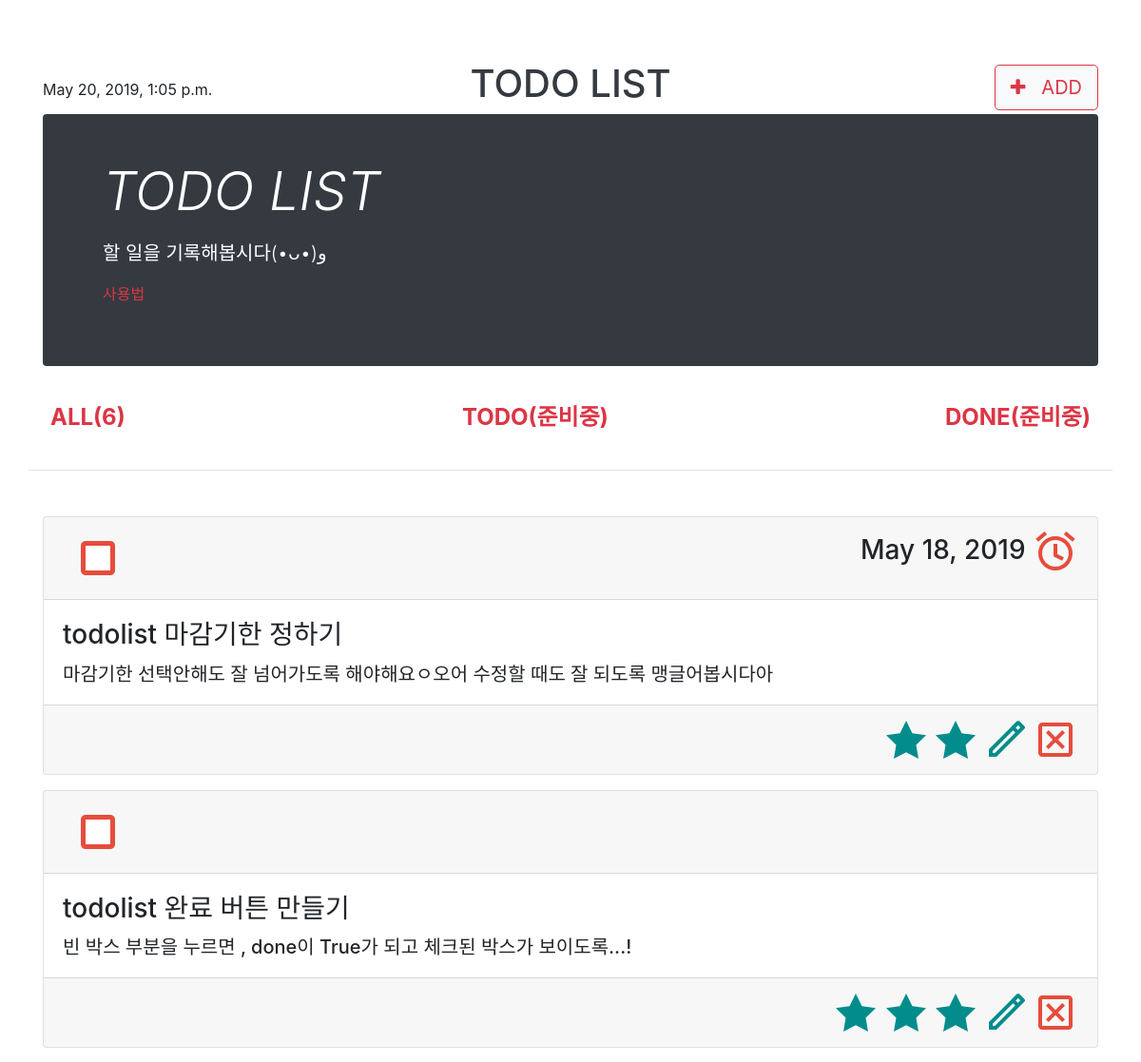
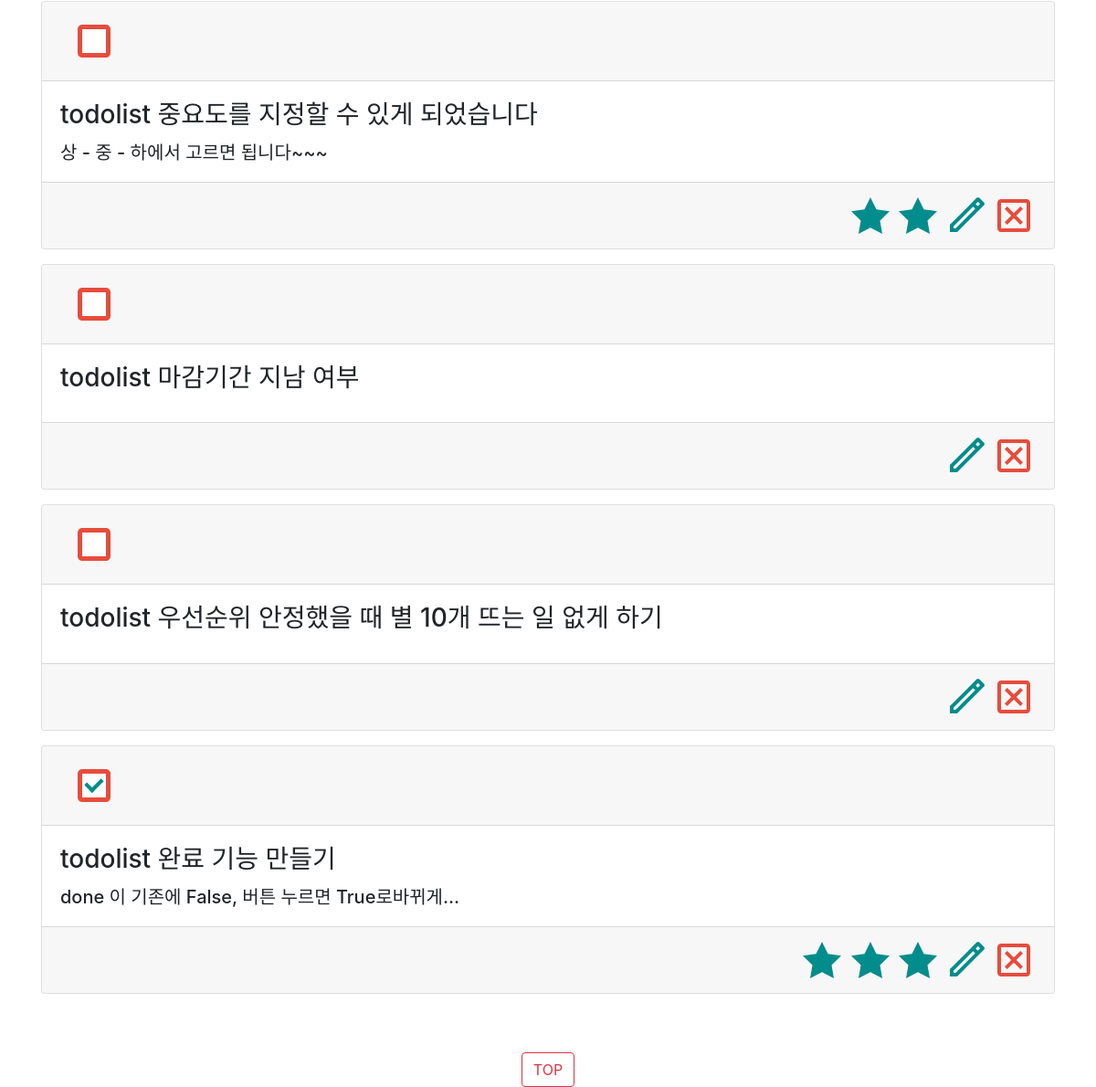
The app's page /, older data (2 pictures, top to bottom).
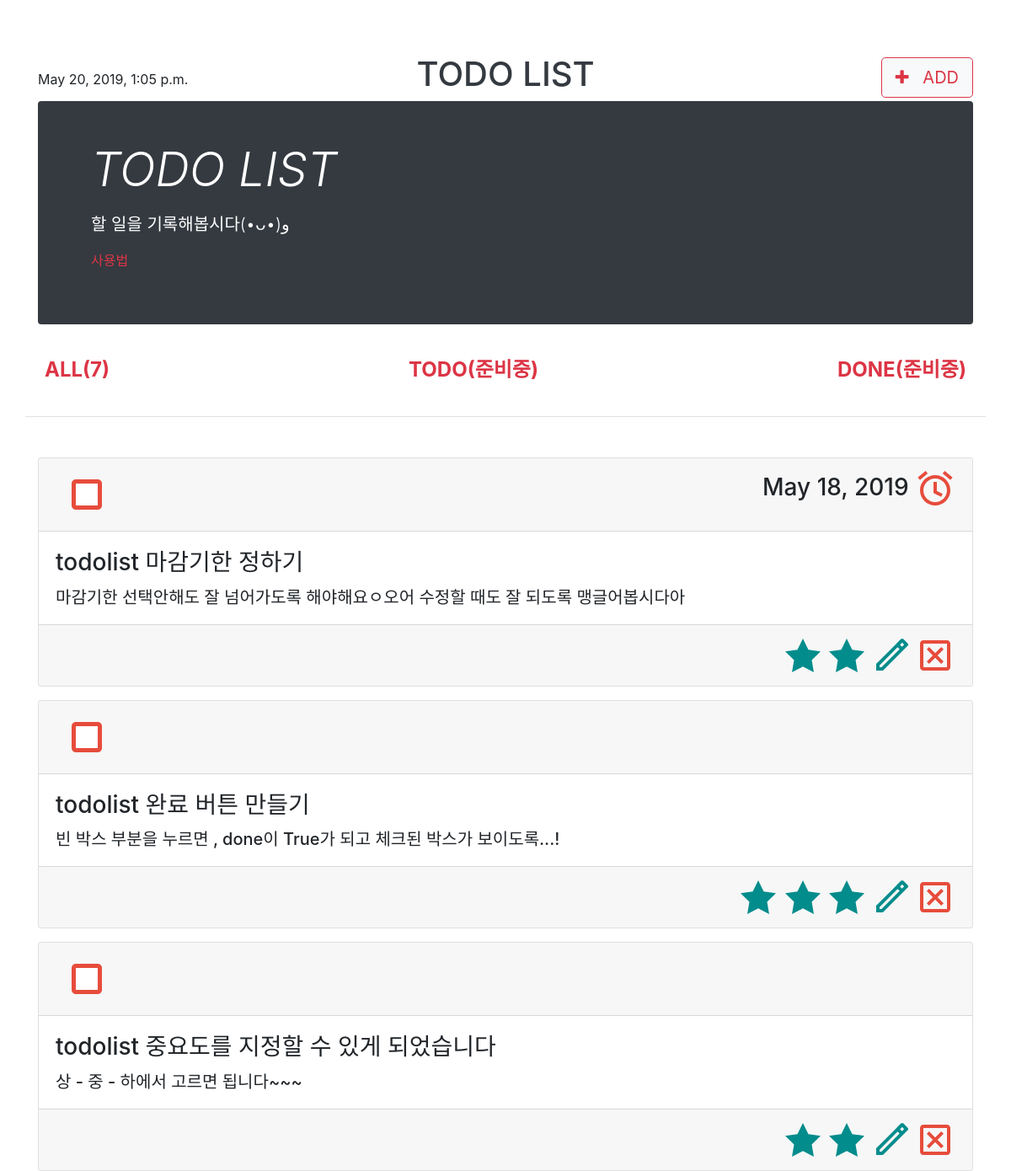
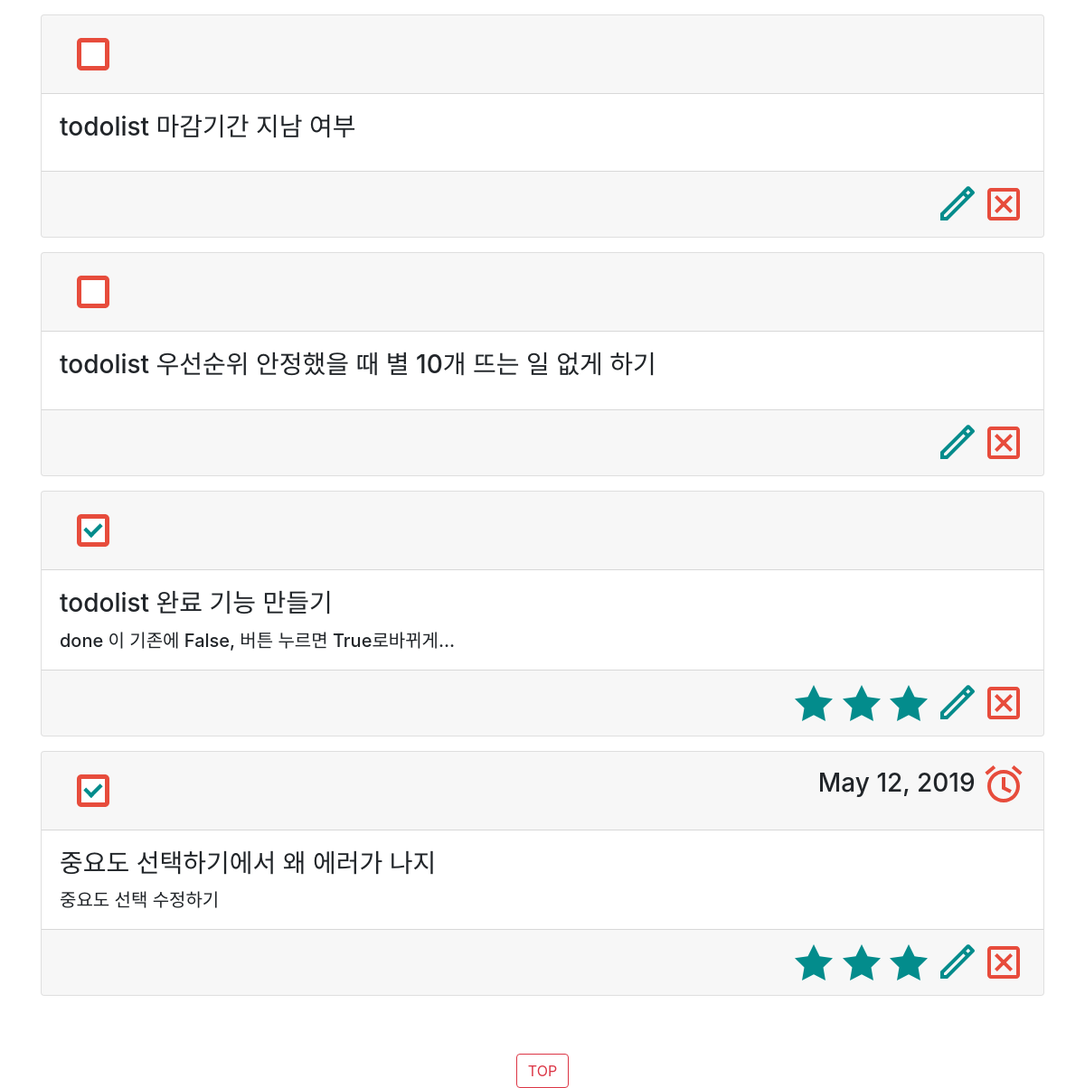
The same page, newer data (2 pictures, top to bottom).
### todolistapp/models.py (models this page shows, shortened)
class Todolist(models.Model):
    title = models.CharField(max_length=50)
    content = models.TextField(blank=True)
    done = models.BooleanField(default=False)
    due_date = models.DateField(blank=True, null=True)
    level = models.CharField(max_length=5, default=None, blank=True, null=True)
    def overdue(self):
        if self.due_date and datetime.date.today() > self.due_date:
            return True

### todolistapp/views.py (the view)
# urls.py: path('', todolistapp.views.todolist, name='todolist'),
def todolist(request):
    today = timezone.datetime.now()
    todolists = Todolist.objects
    return render(request, 'todolist.html', {'todolists':todolists, 'today':today})

### todolistapp/templates/todolist.html (shortened to what this page needs)
{% extends 'base.html'%}
{% block contents %}
<main role="main" class="container">
    <div class="row">
        <div class="col-md-12">
        {% for todolist in todolists.all %}
        <div class="card mb-3">
            <div class="card-header">
                <div class="row">
                <div class="col-8">
                {% if todolist.done is False %}
                    <form action="{% url 'todolist_done' todolist.id %}">
                        <button class="btn btn-link" type="submit" name="done">
                        </button>
                    </form>
                {% else %}
                    <form action="{% url 'todolist_done' todolist.id %}">
                        <button class="btn btn-link" type="submit" name="done">
                        </button>
                    </form>
                {% endif %}
                </div>
                <h3 class="col-4 text-right">
                    {% if todolist.due_date == None %}
                    &nbsp;
                    {% else %}
                        {{todolist.due_date}}
                    {% endif %}
                </h3>
                </div>
            </div>
            <div class="card-body">
                <h3 class="card-title">{{todolist.title}}</h3>
                <h5 class="card-text">{{todolist.content}}</h5>
            </div>
            <div class="card-footer text-right">
                <a href="{% url 'edit' todolist.id %}">
                </a>
                <a href="{% url 'destroy' todolist.id %}">
                </a>
            </div>
        </div>
        {% endfor %}
        </div>
    </div>
</main>
{% endblock %}

Row changes from the older to the newer data that the page shows:
added Todolist: done True (drawn), due_date "May 12, 2019", title "중요도 선택하기에서 왜 에러가 나지", content "중요도 선택 수정하기", level "123" (drawn)
Text that changed along with them:
{{ todolists.count }}: "6" → "7"
